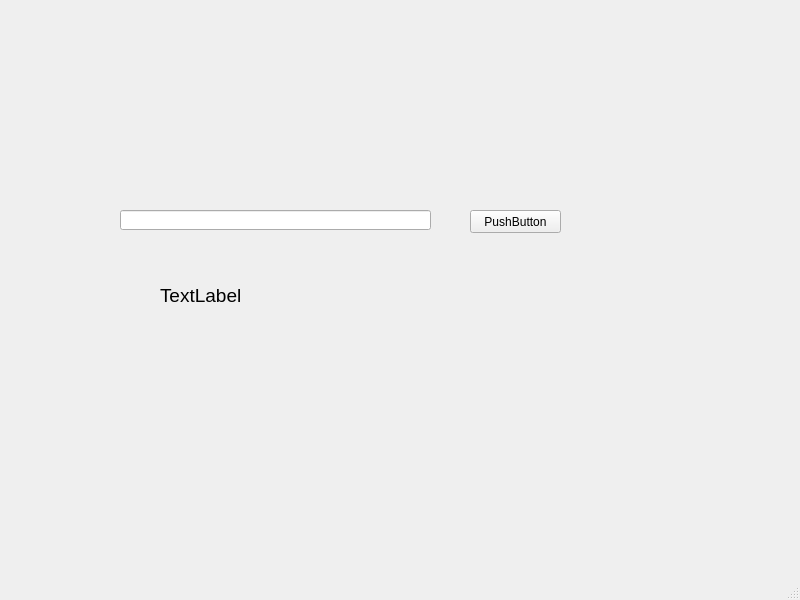
<?xml version="1.0" encoding="UTF-8"?>
<ui version="4.0">
 <class>MainWindow</class>
 <widget class="QMainWindow" name="MainWindow">
  <property name="geometry">
   <rect>
    <x>0</x>
    <y>0</y>
    <width>800</width>
    <height>600</height>
   </rect>
  </property>
  <property name="windowTitle">
   <string>MainWindow</string>
  </property>
  <widget class="QWidget" name="centralwidget">
   <widget class="QLineEdit" name="lineEdit">
    <property name="geometry">
     <rect>
      <x>120</x>
      <y>210</y>
      <width>311</width>
      <height>20</height>
     </rect>
    </property>
   </widget>
   <widget class="QLabel" name="label">
    <property name="geometry">
     <rect>
      <x>160</x>
      <y>280</y>
      <width>251</width>
      <height>31</height>
     </rect>
    </property>
    <property name="font">
     <font>
      <pointsize>14</pointsize>
     </font>
    </property>
    <property name="text">
     <string>TextLabel</string>
    </property>
   </widget>
   <widget class="QPushButton" name="pushButton">
    <property name="geometry">
     <rect>
      <x>470</x>
      <y>210</y>
      <width>91</width>
      <height>23</height>
     </rect>
    </property>
    <property name="text">
     <string>PushButton</string>
    </property>
   </widget>
  </widget>
  <widget class="QMenuBar" name="menubar">
   <property name="geometry">
    <rect>
     <x>0</x>
     <y>0</y>
     <width>800</width>
     <height>21</height>
    </rect>
   </property>
  </widget>
  <widget class="QStatusBar" name="statusbar"/>
 </widget>
 <resources/>
 <connections/>
</ui>
